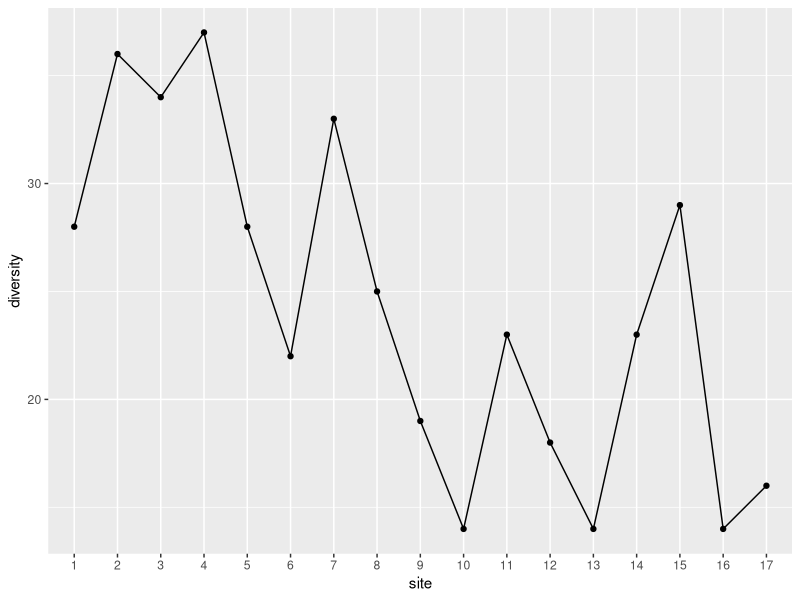
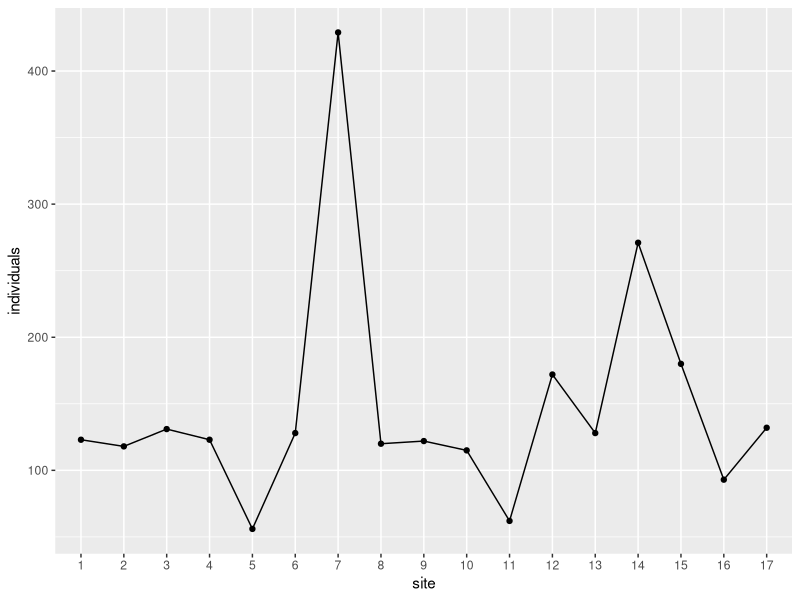

R code for these plots, in order:
##### Coskun Kucukkaragoz
#### 25th of April 2024
### Start of the R script to analyse the data from my mounting, pinning, and sorting, of beetles for the October 2022 season from the Cederburg

# set-up ####

# packages
rm(list = ls())
library(tidyverse)

# reading in raw data with correct data types

beet_22_raw <- read.csv("ceder_beetle_diversity_october_2022.csv", stringsAsFactors = TRUE) %>% mutate(across(c(ID, site, replicate, trap, label, season, year, full_label), factor))

# reducing all unique specimen labels into single row entries

beet_22_condensed <- beet_22_raw %>% group_by(ID, site, replicate, trap, label, season, year, full_label) %>% summarise(across(c(anthia_decemguttata, stenocara_dentata, starts_with("morphospecies")), sum)) %>% ungroup()

# calculating the number of individual specimens found for each morphospecies/species

{x <- mapply(sum,beet_22_condensed[,-c(1:8)])
species_specimen_count <- cbind(read.table(text = names(x)), x)
rownames(species_specimen_count) <- NULL
colnames(species_specimen_count) <- c("morphospecies", "individuals")
rm(x)}

species_specimen_count %>% arrange(desc(individuals)) # ordered descendingly
species_specimen_count %>% summarise(individuals = sum(individuals))

# calculating number of individual insects found per altitudinal site

site_count <- beet_22_condensed %>% mutate(individuals = rowSums(across(where(is.numeric)), na.rm=TRUE)) %>% select(c(ID, site, label, individuals)) %>% group_by(site) %>% summarise(individuals = sum(individuals))

# calculating species diversity per site

site_diversity <- beet_22_condensed %>% group_by(site) %>% summarise(across(c(anthia_decemguttata, stenocara_dentata, starts_with("morphospecies")), sum)) %>% mutate_if(is.numeric, ~1 * (. > 0)) %>% mutate(diversity = rowSums(across(where(is.numeric)))) %>% select(c(site, diversity))

# graphs ####

# species diversity per altitudinal site

ggplot(site_diversity, aes(x = site, y = diversity, group = 1)) + geom_point() + geom_line()

# individual insects per altitudinal site

ggplot(site_count, aes (x = site, y = individuals, group = 1)) + geom_point() + geom_line()

# working data ####

species_specimen_count %>% arrange(individuals)

# edit the morphospecies numbers and sites for the specimens of interest

beet_22_condensed %>% group_by(site) %>% summarise(individuals = sum(morphospecies_16))

# individual site samples

(species_by_site <- beet_22_raw %>% select(ID, site, label, morphospecies_16) %>% filter(site == 5, morphospecies_16 > 0))
